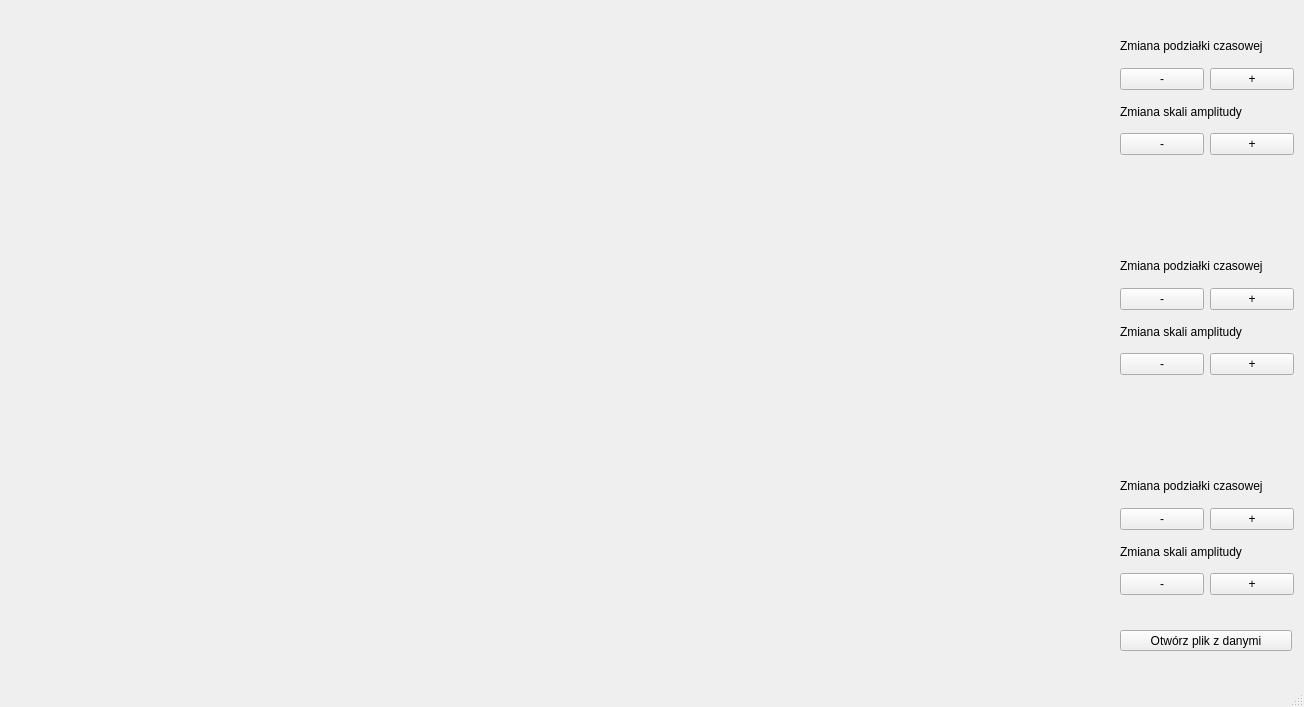
<?xml version="1.0" encoding="UTF-8"?>
<ui version="4.0">
 <class>MainWindow</class>
 <widget class="QMainWindow" name="MainWindow">
  <property name="geometry">
   <rect>
    <x>0</x>
    <y>0</y>
    <width>1304</width>
    <height>707</height>
   </rect>
  </property>
  <property name="windowTitle">
   <string>MainWindow</string>
  </property>
  <widget class="QWidget" name="centralwidget">
   <widget class="QWidget" name="layoutWidget">
    <property name="geometry">
     <rect>
      <x>1120</x>
      <y>30</y>
      <width>174</width>
      <height>125</height>
     </rect>
    </property>
    <layout class="QVBoxLayout" name="verticalLayout_5">
     <item>
      <layout class="QVBoxLayout" name="verticalLayout_4">
       <item>
        <layout class="QVBoxLayout" name="verticalLayout_2">
         <item>
          <widget class="QLabel" name="label">
           <property name="text">
            <string>Zmiana podziałki czasowej</string>
           </property>
          </widget>
         </item>
         <item>
          <layout class="QHBoxLayout" name="horizontalLayout">
           <item>
            <widget class="QPushButton" name="pushButton">
             <property name="text">
              <string>-</string>
             </property>
            </widget>
           </item>
           <item>
            <widget class="QPushButton" name="pushButton_2">
             <property name="text">
              <string>+</string>
             </property>
            </widget>
           </item>
          </layout>
         </item>
        </layout>
       </item>
       <item>
        <layout class="QVBoxLayout" name="verticalLayout_3">
         <item>
          <widget class="QLabel" name="label_2">
           <property name="text">
            <string>Zmiana skali amplitudy</string>
           </property>
          </widget>
         </item>
         <item>
          <layout class="QHBoxLayout" name="horizontalLayout_2">
           <item>
            <widget class="QPushButton" name="pushButton_3">
             <property name="text">
              <string>-</string>
             </property>
            </widget>
           </item>
           <item>
            <widget class="QPushButton" name="pushButton_4">
             <property name="text">
              <string>+</string>
             </property>
            </widget>
           </item>
          </layout>
         </item>
        </layout>
       </item>
      </layout>
     </item>
    </layout>
   </widget>
   <widget class="QWidget" name="verticalLayoutWidget">
    <property name="geometry">
     <rect>
      <x>20</x>
      <y>20</y>
      <width>1091</width>
      <height>651</height>
     </rect>
    </property>
    <layout class="QVBoxLayout" name="verticalLayout"/>
   </widget>
   <widget class="QPushButton" name="pushButton_5">
    <property name="geometry">
     <rect>
      <x>1120</x>
      <y>630</y>
      <width>172</width>
      <height>21</height>
     </rect>
    </property>
    <property name="text">
     <string>Otwórz plik z danymi</string>
    </property>
   </widget>
   <widget class="QWidget" name="layoutWidget_2">
    <property name="geometry">
     <rect>
      <x>1120</x>
      <y>250</y>
      <width>174</width>
      <height>125</height>
     </rect>
    </property>
    <layout class="QVBoxLayout" name="verticalLayout_6">
     <item>
      <layout class="QVBoxLayout" name="verticalLayout_7">
       <item>
        <layout class="QVBoxLayout" name="verticalLayout_8">
         <item>
          <widget class="QLabel" name="label_3">
           <property name="text">
            <string>Zmiana podziałki czasowej</string>
           </property>
          </widget>
         </item>
         <item>
          <layout class="QHBoxLayout" name="horizontalLayout_3">
           <item>
            <widget class="QPushButton" name="pushButton_6">
             <property name="text">
              <string>-</string>
             </property>
            </widget>
           </item>
           <item>
            <widget class="QPushButton" name="pushButton_7">
             <property name="text">
              <string>+</string>
             </property>
            </widget>
           </item>
          </layout>
         </item>
        </layout>
       </item>
       <item>
        <layout class="QVBoxLayout" name="verticalLayout_9">
         <item>
          <widget class="QLabel" name="label_4">
           <property name="text">
            <string>Zmiana skali amplitudy</string>
           </property>
          </widget>
         </item>
         <item>
          <layout class="QHBoxLayout" name="horizontalLayout_4">
           <item>
            <widget class="QPushButton" name="pushButton_8">
             <property name="text">
              <string>-</string>
             </property>
            </widget>
           </item>
           <item>
            <widget class="QPushButton" name="pushButton_9">
             <property name="text">
              <string>+</string>
             </property>
            </widget>
           </item>
          </layout>
         </item>
        </layout>
       </item>
      </layout>
     </item>
    </layout>
   </widget>
   <widget class="QWidget" name="layoutWidget_3">
    <property name="geometry">
     <rect>
      <x>1120</x>
      <y>470</y>
      <width>174</width>
      <height>125</height>
     </rect>
    </property>
    <layout class="QVBoxLayout" name="verticalLayout_10">
     <item>
      <layout class="QVBoxLayout" name="verticalLayout_11">
       <item>
        <layout class="QVBoxLayout" name="verticalLayout_12">
         <item>
          <widget class="QLabel" name="label_5">
           <property name="text">
            <string>Zmiana podziałki czasowej</string>
           </property>
          </widget>
         </item>
         <item>
          <layout class="QHBoxLayout" name="horizontalLayout_5">
           <item>
            <widget class="QPushButton" name="pushButton_10">
             <property name="text">
              <string>-</string>
             </property>
            </widget>
           </item>
           <item>
            <widget class="QPushButton" name="pushButton_11">
             <property name="text">
              <string>+</string>
             </property>
            </widget>
           </item>
          </layout>
         </item>
        </layout>
       </item>
       <item>
        <layout class="QVBoxLayout" name="verticalLayout_13">
         <item>
          <widget class="QLabel" name="label_6">
           <property name="text">
            <string>Zmiana skali amplitudy</string>
           </property>
          </widget>
         </item>
         <item>
          <layout class="QHBoxLayout" name="horizontalLayout_6">
           <item>
            <widget class="QPushButton" name="pushButton_12">
             <property name="text">
              <string>-</string>
             </property>
            </widget>
           </item>
           <item>
            <widget class="QPushButton" name="pushButton_13">
             <property name="text">
              <string>+</string>
             </property>
            </widget>
           </item>
          </layout>
         </item>
        </layout>
       </item>
      </layout>
     </item>
    </layout>
   </widget>
  </widget>
  <widget class="QStatusBar" name="statusbar"/>
 </widget>
 <resources/>
 <connections/>
</ui>
